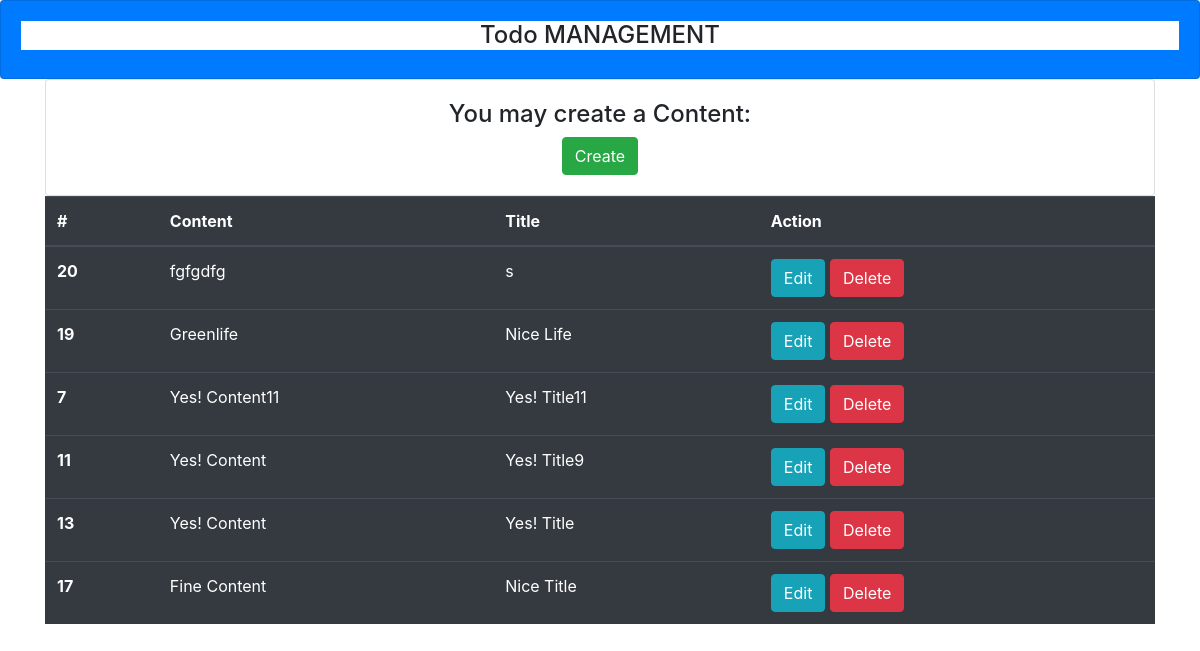
Before: / with the older database file.
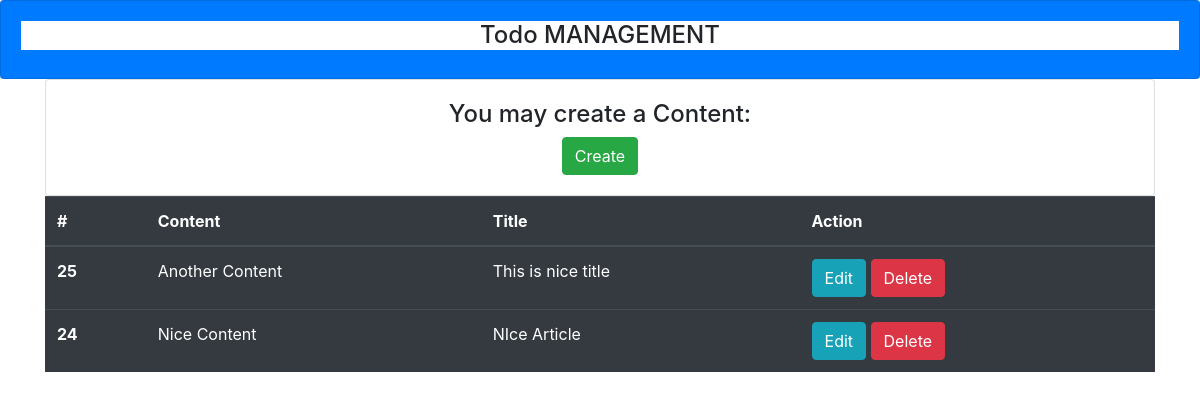
After: the same page with the newer database file.
### todo/models.py (models this page shows, shortened)
class Todo(models.Model):
    content = models.CharField(max_length=50)
    title = models.TextField()
    date = models.DateTimeField(auto_now_add=True)

### todo/views.py (the view)
# urls.py: path('', views.index, name='index'),
def index(request):
    todoList = Todo.objects.all().order_by('-date')
    return render(request, 'todo/list.html', {'list': todoList})

### todo/templates/todo/list.html
{% extends 'todo/base.html' %} {% block content %}
<div class="container">
  <div class="row">
    <div class="col-lg">
      <div class="card">
        <div class="card-body">
          <center>
            <h4>You may create a Content:</h4>
            <a href="{% url 'save' %}" class="btn btn-success">Create</a>
          </center>
        </div>
      </div>
    </div>
  </div>
  <div class="row">
    <div class="col">
      <table class="table table-dark">
        <thead>
          <tr>
            <th scope="col">#</th>
            <th scope="col">Content</th>
            <th scope="col">Title</th>
            <th scope="col">Action</th>
          </tr>
        </thead>
        <tbody>
          {% for list in list %}
          <tr>
            <th scope="row">{{ list.id }}</th>
            <td>{{ list.content }}</td>
            <td>{{ list.title }}</td>
            <td>
              <a class="btn btn-info" href="{% url 'edittodo' list.id %}"
                >Edit</a
              >
              <a class="btn btn-danger" href="{% url 'delete' list.id %}"
                >Delete</a
              >
            </td>
          </tr>
          {% endfor %}
        </tbody>
      </table>
    </div>
  </div>
</div>
{% endblock %}

### todo/templates/todo/base.html (shortened to what this page needs)
<!DOCTYPE html>
<html lang="en">
  <head>
    <link
      rel="stylesheet"
      href="https://stackpath.bootstrapcdn.com/bootstrap/4.3.1/css/bootstrap.min.css"
    />
  </head>
  <body>
    <div class="card bg-primary">
      <div class="card-body text-center">
        <h4 class="bg-white">Todo MANAGEMENT</h4>
      </div>
    </div>
    {% block content %}{% endblock %}
  </body>
</html>

Changed rows visible on the page:
removed Todo: id "20", content "fgfgdfg", title "s"
removed Todo: id "19", content "Greenlife", title "Nice Life"
removed Todo: id "7", content "Yes! Content11", title "Yes! Title11"
removed Todo: id "11", content "Yes! Content", title "Yes! Title9"
removed Todo: id "13", content "Yes! Content", title "Yes! Title"
removed Todo: id "17", content "Fine Content", title "Nice Title"
added Todo: id "25", content "Another Content", title "This is nice title"
added Todo: id "24", content "Nice Content", title "NIce Article"
